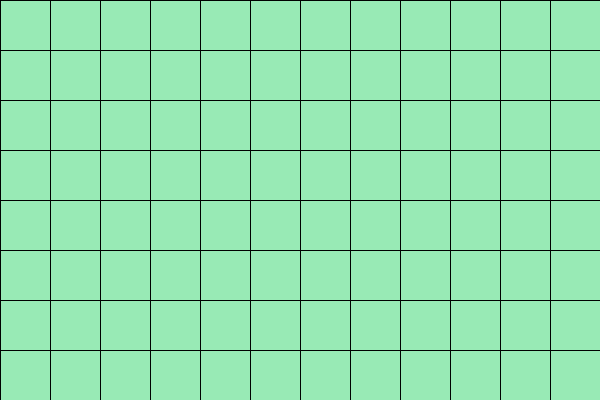
Frame 1 (no input)
Frame 60 (the mouse pressed at the canvas centre just before this capture): identical to frame 1, image omitted
Frame 120 (the mouse held since frame 60 and released just before this capture): identical to frame 1, image omitted

The Processing sketch that drew this single still picture (run headless with seeded random() and noise(); from frame 60 on, the mouse is pressed at the canvas centre):

// Processing sketch: week04_2
// ── week04_2.pde
//week04-2 好玩的程式設計for for 迴圈+if判斷
//Ctrl-N 開新的程式的視窗
void setup() {//設定
  size(600,400);//視窗大小600,400
}
void draw (){
  for (int y=0;y<400;y+=50){//外面for迴圈對y
    for (int x=0;x<600;x+=50){//裡面for迴圈對x
      if(x<mouseX&&mouseX<x+50)fill(#7BCAE5);
      else if(y<mouseY&&mouseY<y+50)fill(#7BCAE5);
      else fill(#98EAB5);//自己在Tool-色彩選擇器,挑色彩
      rect(x,y,50,50);
    }
  }
}
      
    
